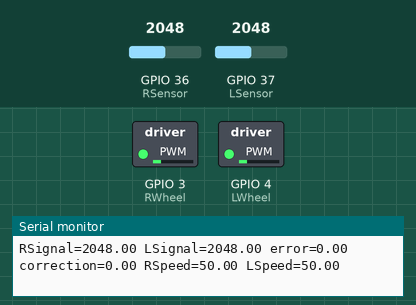
Simulated run of this sketch. Board: ESP32. On the bench: switched loads named in the sketch (green lamp = pin HIGH), the last lines printed to the serial monitor. Inputs (shaded band) come from the test bench; at power-on: GPIO 36 (RSensor) = 2048, GPIO 37 (LSensor) = 2048.

Above: at 1.2 s.
1.3 s: GPIO 36 (RSensor) set to 2866
At 2.5 s:
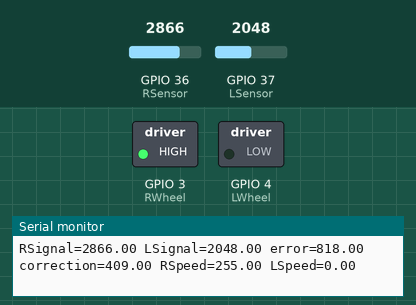
2.9 s: GPIO 37 (LSensor) set to 3603
At 4.1 s:
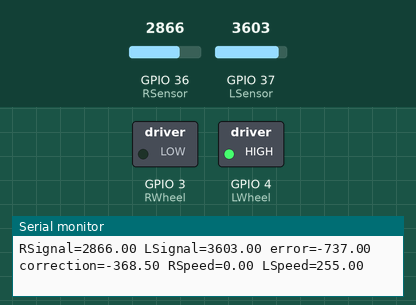
4.5 s: GPIO 37 (LSensor) set to 2047
At 5.6 s:
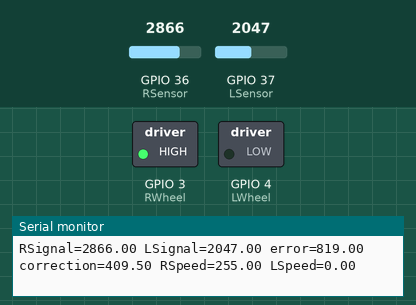
6.1 s: GPIO 36 (RSensor) set to 90
At 7.1 s:
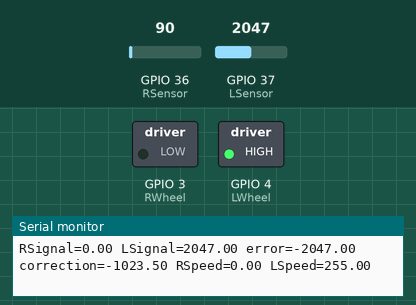
Timing chart, 0 to 8.7 s (numbered marks = the images above; inputs shaded):
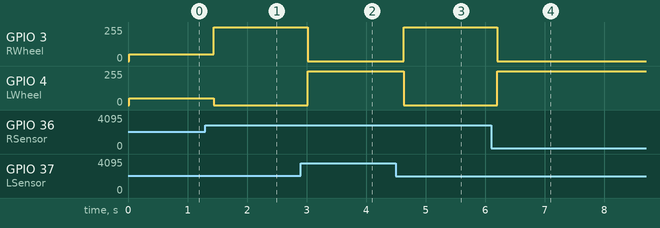

Measured:
- after the input at 1.3 s, GPIO 3 (RWheel): 50/255 → 255/255 after 0.14 s; GPIO 4 (LWheel): 50/255 → 0/255 after 0.14 s
- after the input at 2.9 s, GPIO 3 (RWheel): 255/255 → 0/255 after 0.12 s; GPIO 4 (LWheel): 0/255 → 255/255 after 0.12 s
- after the input at 4.5 s, GPIO 3 (RWheel): 0/255 → 255/255 after 0.13 s; GPIO 4 (LWheel): 255/255 → 0/255 after 0.13 s
- after the input at 6.1 s, GPIO 3 (RWheel): 255/255 → 0/255 after 0.10 s; GPIO 4 (LWheel): 0/255 → 255/255 after 0.10 s

The sketch:

mouse-race.ino
```cpp
// Wheel control
const int RWheel = 3;   // Right wheel pin
const int LWheel = 4;   // Left wheel pin

float baseSpeed = 50; // Starting speed

float SteeringS = 0.5; // steering sensitivity

// Signal detecting
const int RSensor = A0; // Right sensor pin
const int LSensor = A1; // Left sensor pin

float RSignal = 0; // Right sensor signal
float LSignal = 0; // Left sensor signal

void setup() {
  pinMode(RWheel, OUTPUT);
  pinMode(LWheel, OUTPUT);

  Serial.begin(9600);
}

void loop() {

  analogRead(RSensor);
  RSignal = analogRead(RSensor);

  analogRead(LSensor);
  LSignal = analogRead(LSensor);


  if (RSignal < 130) RSignal = 0;
  if (LSignal < 130) LSignal = 0;


  float error = RSignal - LSignal; // detecting difference in two sensors
  float correction = SteeringS * error; // choosing the correction ammount

  // changing speed based on correction
  float LSpeed = baseSpeed - correction;
  float RSpeed = baseSpeed + correction;

  // constraining what the speed can be
  LSpeed = constrain(LSpeed, 0, 255);
  RSpeed = constrain(RSpeed, 0, 255);

  // Serial
  Serial.printf("RSignal=%.2f LSignal=%.2f error=%.2f correction=%.2f RSpeed=%.2f LSpeed=%.2f\n", RSignal, LSignal, error, correction, RSpeed, LSpeed);

  // outputing speed
  analogWrite(RWheel, RSpeed);
  analogWrite(LWheel, LSpeed);
}
```
